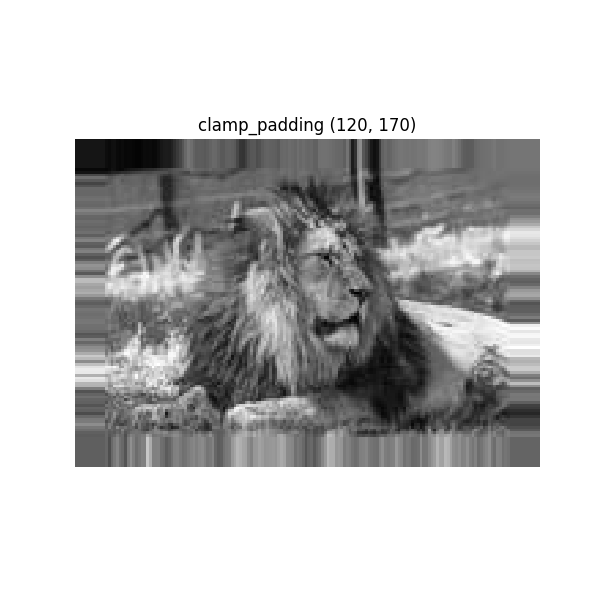
#> input picture images/clamp_padding.png, 600 x 600 px, given in place of fennec.png, which was not available
$ python example_expectation_maximization.py
#> lines starting #> are read from the running program, lines starting #| are printed output that depends on the picture; after the words box and inside, x2 and y2 are one past the last pixel; in counts of white or black regions, pixels touching at a corner belong together; pictures that were not available may be replaced by others from this repository, and a replacement may not be noted
### computer_vision/util/images.py
"""danielsinkin97@gmail.com"""

from pathlib import Path
from typing import Optional

import matplotlib.pyplot as plt
import numpy as np
from PIL import Image


def rgb_to_grayscale(rgb_image: np.ndarray) -> np.ndarray:
    """
    Takes in an image and converts it to grayscale based on https://en.wikipedia.org/wiki/Rec._601
    """
    rgb = rgb_image.astype(np.float32)
    grayscale = 0.2989 * rgb[..., 0] + 0.5870 * rgb[..., 1] + 0.1140 * rgb[..., 2]
    return grayscale


def load_image_as_array(path: Path) -> np.ndarray:
    """Loads an image and returns it as a numpy array."""
#> called with path = 'data/fennec.png'
    path = Path(path)
    with Image.open(path) as img:
#> img is the input picture: PIL image 600x600 RGBA; mean R, G, B, A 195.5, 195.5, 195.5, 255
        return np.array(img)


# [21 lines left out: function plot_grayscale, not called in this run]

### examples/example_expectation_maximization.py
"""danielsinkin97@gmail.com"""

import matplotlib.pyplot as plt
import numpy as np
from sklearn.mixture import GaussianMixture

from computer_vision.src.constants import FolderPath
from computer_vision.util.images import (
    load_image_as_array,
    rgb_to_grayscale,
)

image: np.ndarray = rgb_to_grayscale(load_image_as_array("data/fennec.png"))


# assume `image` is your (h, w) numpy array of gray levels in [0,255] or [0,1]
def plot_scikit() -> None:
    """Uses Sklean"""
    h, w = image.shape
#> h = 600; w = 600
    pixels = image.reshape(-1, 1)

    gm = GaussianMixture(
        n_components=2, covariance_type="full", tol=1e-4, max_iter=100, random_state=42
    )
    gm.fit(pixels)

    labels = gm.predict(pixels)
    segmented = labels.reshape(h, w)
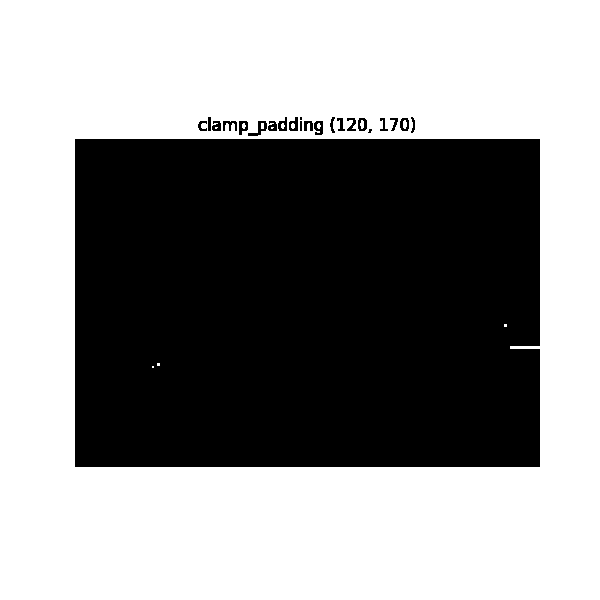
#> segmented: shape (600, 600) int64; values 0 (black) and 1 (white), 57.3% white; 23 black regions (2 under 20 px), largest, box (x1, y1, x2, y2) and area: (75, 139, 540, 467) 152408, (248, 121, 267, 136) 110, (314, 121, 323, 135) 89

    fg_label = np.argmax(gm.means_.ravel())
    mask = (segmented == fg_label).astype(np.uint8)

    _, axes = plt.subplots(1, 3, figsize=(12, 4))
    axes[0].imshow(image, cmap="gray")
    axes[0].set_title("Original")
    axes[1].imshow(segmented, cmap="gray")
    axes[1].set_title("GMM labels (0/1)")
    axes[2].imshow(mask, cmap="gray")
    axes[2].set_title("Binary mask")
    for ax in axes:
        ax.axis("off")
    plt.tight_layout()
    plt.suptitle("Sklearn GaussianMixture")
    plt.savefig(
        FolderPath.Images.joinpath("example_expectaction_maximization_sklearn.png"),
        dpi=300,
    )
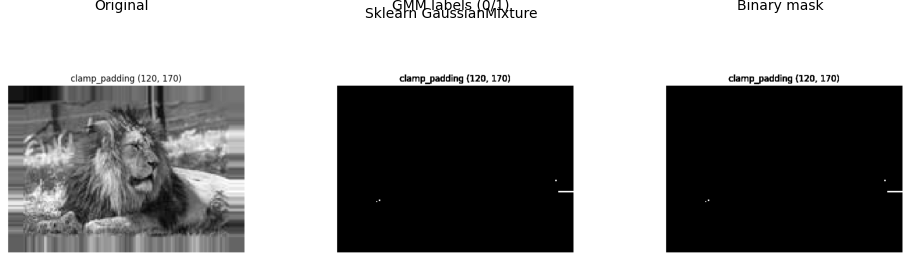
#> figure drawn by matplotlib, 3 panels
    plt.show()


def plot_custom() -> None:
    """Custom EM Algo implementation."""
    h, w = image.shape
#> h = 600; w = 600
    x = image.flatten()

    _rng = np.random.default_rng(0)

    mu = np.random.choice(x, size=2, replace=False)
#> mu = [91.99, 255]
    sigma2 = np.array([x.var(), x.var()])
#> sigma2 = [5831, 5831]

    pi = np.array([0.5, 0.5])

    def sample_normal(x, mu, s2):
        return np.exp(-0.5 * (x - mu) ** 2 / s2) / np.sqrt(2 * np.pi * s2)

    for _ in range(250):
        p0 = pi[0] * sample_normal(x, mu[0], sigma2[0])
        p1 = pi[1] * sample_normal(x, mu[1], sigma2[1])
        denom = p0 + p1
        gamma0 = p0 / denom
        gamma1 = p1 / denom

        Nk = np.array([gamma0.sum(), gamma1.sum()])
        mu[0] = (gamma0 * x).sum() / Nk[0]
        mu[1] = (gamma0 * x).sum() / Nk[1]

        sigma2[0] = (gamma0 * (x - mu[0]) ** 2).sum() / Nk[0]
        sigma2[1] = (gamma1 * (x - mu[1]) ** 2).sum() / Nk[1]
        pi = Nk / Nk.sum()
#> this loop made 250 passes
#> (Nk, pi) on passes 1 to 3: ([137824.5, 222175.5], [0.383, 0.617]), ([142115.8, 217884.2], [0.395, 0.605]), ([174206.2, 185793.7], [0.484, 0.516])
#> after the loop, mu = [255, 342.2]; sigma2 = [9.31e-10, 53887.8]

    labels = (gamma1 > gamma0).astype(np.uint8)  # assume component 1 is foreground
    mask = labels.reshape(h, w)

    _, axes = plt.subplots(1, 2, figsize=(8, 4))
    axes[0].imshow(image, cmap="gray")
    axes[0].set_title("Original")
    axes[1].imshow(mask, cmap="gray")
    axes[1].set_title("EM segmentation")
    for ax in axes:
        ax.axis("off")
    plt.tight_layout()
    plt.suptitle("Custom Expectation-Maximization Algorithm")
    plt.savefig(
        FolderPath.Images.joinpath("example_expectaction_maximization_custom_em.png"),
        dpi=300,
    )
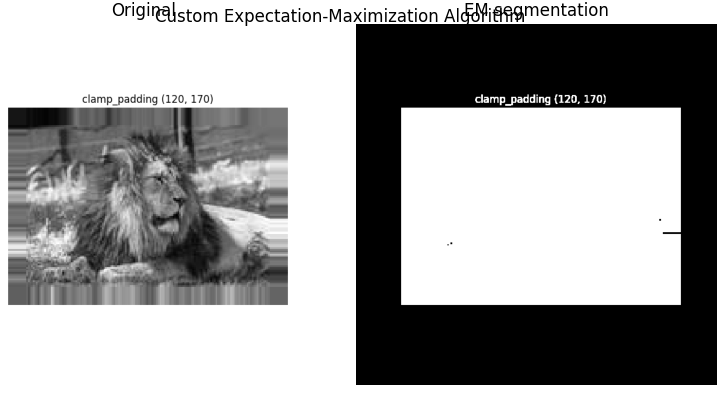
#> figure drawn by matplotlib, 2 panels
    plt.show()


if __name__ == "__main__":
    plot_scikit()
    plot_custom()

$ run again, on images/convolution_box_visualisation_20250411_043456.png
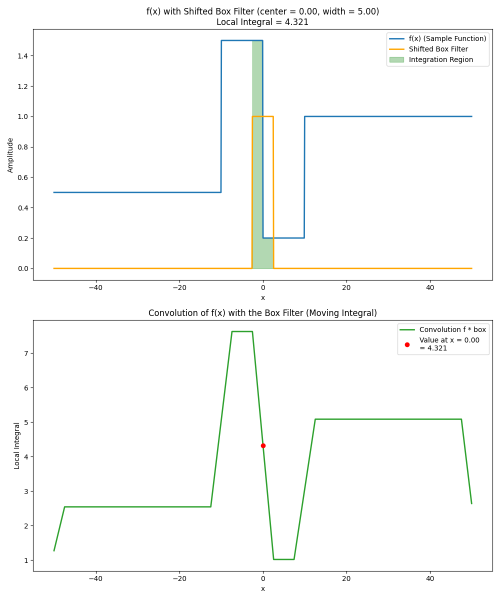
#> input picture images/convolution_box_visualisation_20250411_043456.png, 1000 x 1200 px, given in place of fennec.png, which was not available (shown at 1/2 size)
#> in load_image_as_array, img is the input picture: PIL image 1000x1200 RGBA; mean R, G, B, A 249.4, 250.3, 249.1, 255
#> in plot_scikit, `segmented = labels.reshape(h, w)`:
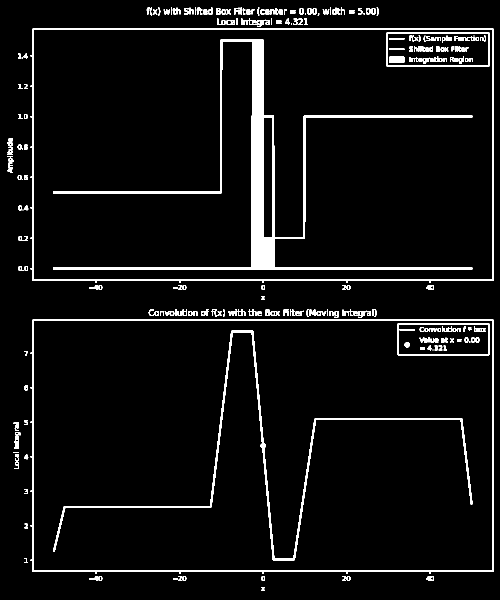
#> segmented: shape (1200, 1000) int64 (shown at 1/2 size); values 0 (black) and 1 (white), 5.4% white; 278 white regions (35 under 20 px), largest, box (x1, y1, x2, y2) and area: (106, 79, 945, 539) 22066, (61, 57, 987, 566) 8682, (61, 639, 987, 1148) 8670
#> in plot_scikit, `plt.savefig( FolderPath.Images.joinpath("example_expectaction_maximiza..`:
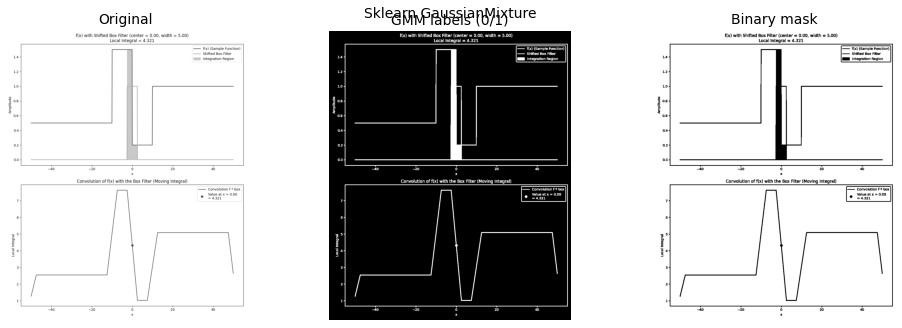
#> figure drawn by matplotlib, 3 panels
#> in plot_custom, `mu = np.random.choice(x, size=2, replace=False)`: mu = [255, 255]
#> sigma2 = [828.5, 828.5]
#> after the loop in plot_custom, `for _ in range(250):`: mu = [249.9, 249.9]
